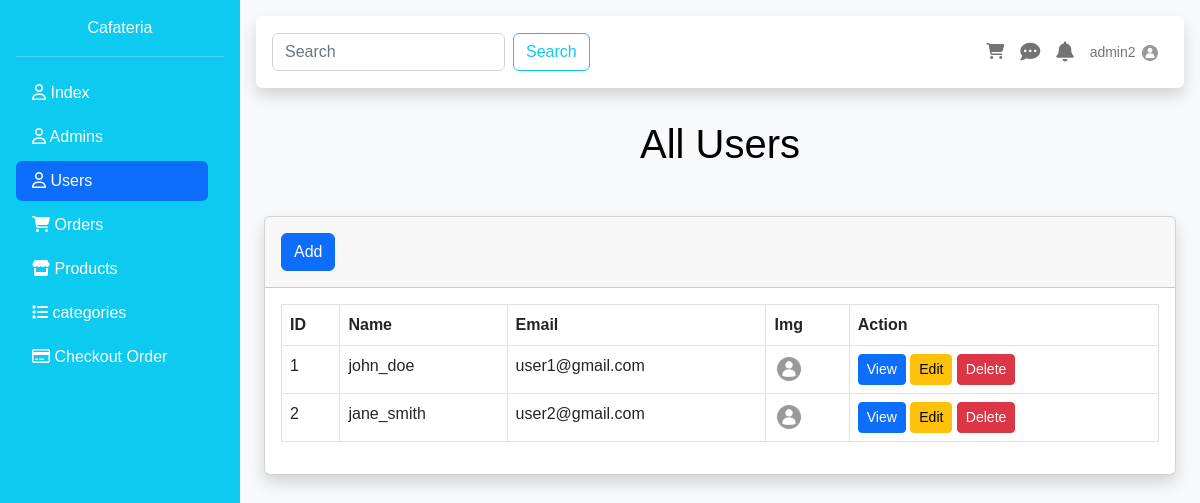
The page /users.php (signed in) on the database its author committed.
### tables this page shows
CREATE TABLE `users` (
  `id` int(10) UNSIGNED NOT NULL,
  `username` varchar(255) NOT NULL,
  `email` varchar(100) NOT NULL,
  `password` varchar(255) NOT NULL,
  `room_id` int(10) UNSIGNED DEFAULT NULL,
  `extra_data` varchar(255) DEFAULT NULL,
  `profile_picture` varchar(255) DEFAULT NULL,
  `created_at` timestamp NOT NULL DEFAULT current_timestamp()
);

### DataBase/DBCLass.php (called while the page is built, shortened)
<?php
require "connect.php";
class Table extends Database{
    public $TbName;
    public function __construct($tableName){
        $this->TbName = $tableName;
    }
    public function Select(array $columns, $condition=1){
        $statement = "SELECT " . implode(",", $columns) . " FROM {$this->TbName} WHERE $condition";
        try {
            $selected = parent::connect()->query($statement);
            return $selected;
        } catch (PDOException $e){
            throw new Exception("PDO Error: " . $e->getMessage());
        }
    }
    public function FindById($cond,$value){
        $sql = "SELECT * FROM {$this->TbName} WHERE $cond = :val";
        $Sel = parent::connect()->prepare($sql);
        $Sel->execute(['val' => $value]);
        if($Sel->rowCount() > 0){
            $result = $Sel->fetch();
            return $result;
        }else{
            throw new Exception("is not Found");
        }
    }
}
?>

### DataBase/connect.php (called while the page is built, shortened)
<?php
class Database{
    static protected $connection = false ;
    private static $server = 'localhost';
    private static $root = "root";
    private static $pass = "";
    private static $Db = "cafeteria";
    public static function connect(){
        if(!self::$connection){
            try {
                self::$connection = new PDO("mysql:host=".self::$server.";dbname=".self::$Db."", self::$root, self::$pass);
            } catch (PDOException $e) {
                die("PDO CONNECTION ERROR: " . $e->getMessage() . "<br/>");
            }
        }
        return self::$connection;
    }
}
?>

### users/users_table.php (the view)
<div class="container text-black">
        <h1 class="text-center mb-5">All Users</h1>
        <div class="row justify-content-center">
            <div class="col-md-12">
                <div class="container-fluid">
                    <div class="card shadow mb-4">
                        <div class="card-header py-3">
                            <a href="?add=Admin" class="btn btn-primary">Add</a>
                        </div>
                        <div class="card-body">
                            <div class="table-responsive">
                                <table class="table table-bordered" id="dataTable" width="100%" cellspacing="0">
                                    <thead class="thead-dark">
                                        <tr>
                                            <th>ID</th>
                                            <th>Name</th>
                                            <th>Email</th>
                                            <th>Img</th>
                                            <th>Action</th>
                                        </tr>
                                    </thead>
                                    <tbody>
                                    <?php foreach ($users as $user): ?>
                                        <tr>
                                            <td><?=$id++?></td>
                                            <td>
                                                <?= $user['username'] ?>
                                            </td>
                                            <td>
                                                <?= $user['email'] ?>
                                            </td>
                                            <td>
                                                <img src="uploads/<?= $user['profile_picture'] ?>" style="max-width:50px; max-height:50px;">
                                            </td>
                                            <td>
                                                <a href='users/view.php?id=<?= $user['id'] ?>' class='btn btn-primary btn-sm'>View</a>
                                                <a href="?edit=<?=$user['id']?>" class='btn btn-warning btn-sm'>Edit</a>
                                                <a href='users/delet.php?id=<?=$user['id'] ?>' class='btn btn-danger btn-sm'>Delete</a>
                                            </td>
                                        </tr>
                                    <?php endforeach; ?>
                                    </tbody>
                                </table>
                            </div>
                        </div>
                    </div>
                </div>
            </div>
        </div>
    </div>
</body>
</html>

### include/navbar.php (shortened to what this page needs)
<?php
    $newTable = new Table('admins');
    $currentAdmin = $newTable->FindById('id',$_SESSION['id']);
?>
<div id="body_content" class="bg-light flex-fill">
    <div class="p-3">
        <nav class="navbar navbar-expand-lg bg-white shadow rounded p-3 mb-3">
            <form class="d-flex" role="search">
                <input class="form-control me-2" type="search" placeholder="Search" aria-label="Search">
                <button class="btn btn-outline-info" type="submit">Search</button>
            </form>
            <ul class="navbar-nav ms-auto d-flex flex-row">
                <li class="nav-item me-3 me-lg-0">
                    <a class="nav-link" href="#!">
                        <i class="fas fa-shopping-cart"></i>
                    </a>
                </li>
                <li class="nav-item me-3 me-lg-0">
                    <a class="nav-link" href="#!">
                        <i class="fas fa-comment-dots fa-lg"></i>
                    </a>
                </li>
                <li class="nav-item me-3 me-lg-0">
                    <a class="nav-link" href="#!">
                        <i class="fas fa-bell fa-lg"></i>
                    </a>
                </li>
                <li class="nav-item dropdown me-3 me-lg-0">
                  <a class="nav-link dropdown-toggle" href="#" id="userDropdown" role="button" data-bs-toggle="dropdown" aria-expanded="false">
                 <span class="mr-2 d-none d-lg-inline text-gray-600 small"><?=$currentAdmin['username']?></span>
                      <img class="rounded-circle" src="uploads/<?= $currentAdmin['profile_picture']?>" width="20px" height="20px">
                   </a>
                </li>
            </ul>
        </nav>
    </div>

### include/sidebar.php (style rules this page uses)
html, body { height: 100%; font-family: 'Ubuntu', sans-serif; }
.dropdown-toggle::after { content: none; }
td img { width: 30px; height: 30px; }

### rows shown on the page
users: username "john_doe", email "user1@gmail.com", profile_picture (placeholder picture)
users: username "jane_smith", email "user2@gmail.com", profile_picture (placeholder picture)

### other values the page prints
$currentAdmin['username'] "admin2"
